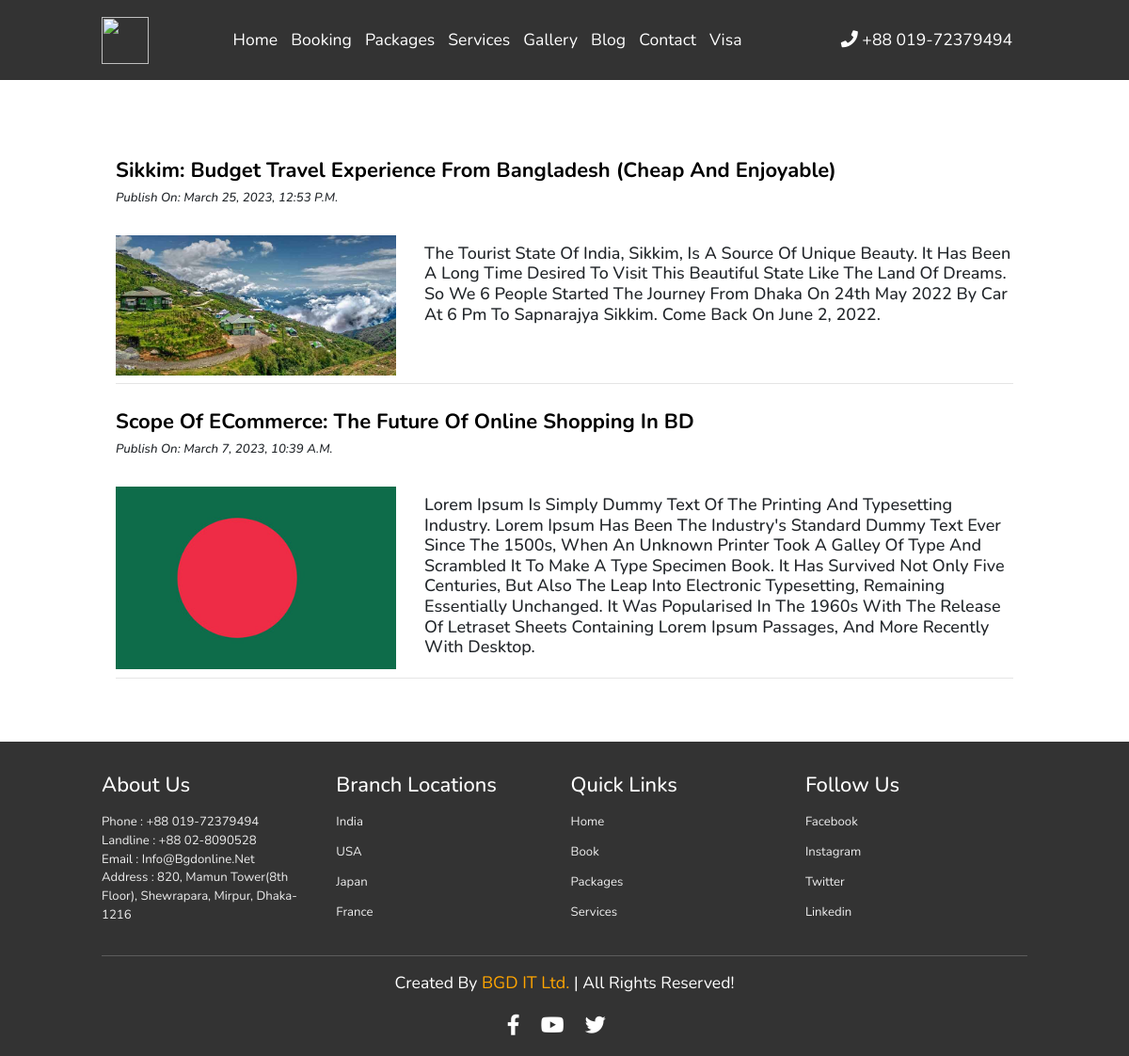
Screenshot of /blog/ with the database file from the repository.
### blog_app/models.py (models this page shows)
class Blog(models.Model):
    blog_title = models.CharField(max_length=255, verbose_name='Put a Title')
    short_description = models.TextField(max_length=500)
    blog_content = RichTextField()
    blog_image = models.ImageField(upload_to='blog_images', verbose_name='Image', blank=False, null=False)
    publish_date = models.DateTimeField(auto_now_add=True)
    update_date = models.DateTimeField(auto_now=True)
    slug = models.SlugField(max_length=255, unique=True)
    class Meta:
        ordering = ['-publish_date',]
    def __str__(self):
        return str(self.blog_title)

### blog_app/views.py (the view)
# urls.py: path('', views.blog, name='blog'),
def blog(request):
    all_blog = Blog.objects.all().order_by('-id')
    print("####################")
    print(all_blog)
    print("####################")
    diction = {'all_blog': all_blog}
    return render(request,'blog_app/blog.html', context = diction)

### templates/blog_app/blog.html (shortened to what this page needs)
<link rel="stylesheet" href="https://cdn.jsdelivr.net/npm/bootstrap@4.5.3/dist/css/bootstrap.min.css"
integrity="sha384-TX8t27EcRE3e/ihU7zmQxVncDAy5uIKz4rEkgIXeMed4M0jlfIDPvg6uqKI2xXr2">
{% extends 'base.html' %}
{% load static %}
{% load crispy_forms_tags %}
{% load widget_tweaks %}
{% block body %}
<section id="blogpage">
    <div class="container" style="margin-top: 150px; margin-bottom: 50px;">
        {% for row in all_blog %}
        <a href="{% url 'blog_app:blog_details' slug=row.slug %}" style="color: black;"><h1 class="mt-5 mb-3 font-weight-bold">{{ row.blog_title }}</h1></a>
        <i>
            <h4>Publish On: {{ row.publish_date }}</h4>
        </i>
        <br>
        <div class="row">
            <div class="col-sm-4">
                <img src="{{ row.blog_image.url }}" width="100%">
            </div>
            <div class="col-sm-8">
                <h3><p class="text-justify">{{ row.short_description | linebreaks }}</p></h3>
            </div>
        </div>
        <hr>
        {% endfor %}
    </div>
</section>
{% endblock %}

### static/css/style.css (style rules this page uses)
:root { --orange:#ffa500; }
* { font-family: 'Nunito', sans-serif; margin:0; padding:0; box-sizing: border-box; text-transform: capitalize; outline: none; border:none; text-decoration: none; transition: all .2s linear; font-size: large; }
html { font-size: 75%; overflow-x: hidden; scroll-padding-top: 6rem; scroll-behavior: smooth; }
section { padding:2rem 9%; }
@media (max-width:1200px) { html { font-size: 55%; } }

### rows the page displays
Blog: blog_title "Sikkim: Budget Travel Experience From Bangladesh (Cheap And Enjoyable)", publish_date "March 25, 2023, 12:53 P.m.", blog_image (picture), short_description "The Tourist State Of India, Sikkim, Is A Source Of Unique Beauty. It Has Been A Long Time Desired To Visit This Beautiful State Like The Land Of Dreams. So We 6 People Started The Journey From Dhaka On 24th May 2022 By Car At 6 Pm To Sapnarajya Sikkim. Come Back On June 2, 2022."
Blog: blog_title "Scope Of ECommerce: The Future Of Online Shopping In BD", publish_date "March 7, 2023, 10:39 A.m.", blog_image (picture), short_description "Lorem Ipsum Is Simply Dummy Text Of The Printing And Typesetting Industry. Lorem Ipsum Has Been The Industry's Standard Dummy Text Ever Since The 1500s, When An Unknown Printer Took A Galley Of Type And Scrambled It To Make A Type Specimen Book. It Has Survived Not Only Five Centuries, But Also The Leap Into Electronic Typesetting, Remaining Essentially Unchanged. It Was Popularised In The 1960s With The Release Of Letraset Sheets Containing Lorem Ipsum Passages, And More Recently With Desktop."
